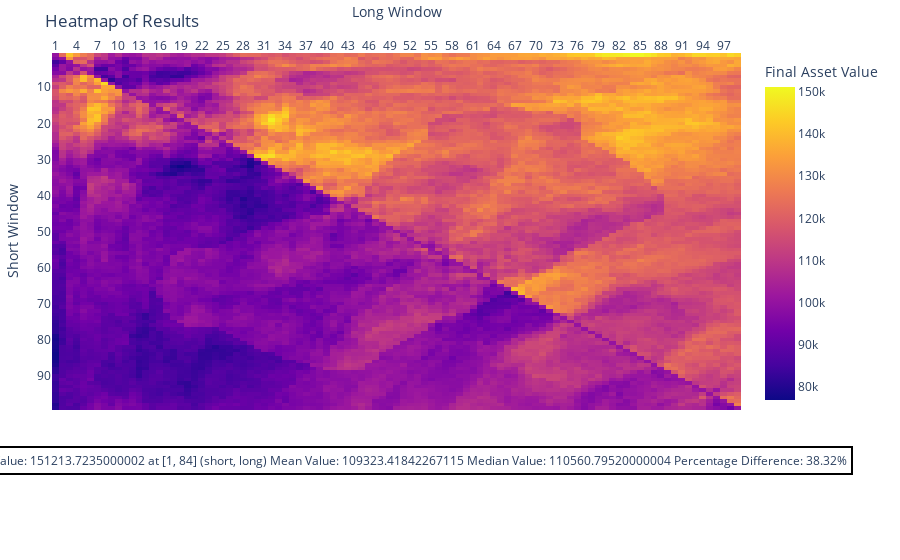

Here is the notebook cell this chart was saved with:
### Code cell
heatmap_visualizer(reshaped_final_values_df)

### Figure 1 — Plotly figure (JSON) as saved in the notebook; plotly's stock layout.template omitted (floating-point values rounded to 4 significant figures; data arrays with more than 128 entries replaced by an {"elided": "..."} marker saying what was removed)
{"data": [{"coloraxis": "coloraxis", "hovertemplate": "Long Window: %{x}<br>Short Window: %{y}<br>Final Asset Value: %{z}<extra></extra>", "name": "0", "type": "heatmap", "x": ["1", "2", "3", "4", "5", "6", "7", "8", "9", "10", "11", "12", "13", "14", "15", "16", "17", "18", "19", "20", "21", "22", "23", "24", "25", "26", "27", "28", "29", "30", "31", "32", "33", "34", "35", "36", "37", "38", "39", "40", "41", "42", "43", "44", "45", "46", "47", "48", "49", "50", "51", "52", "53", "54", "55", "56", "57", "58", "59", "60", "61", "62", "63", "64", "65", "66", "67", "68", "69", "70", "71", "72", "73", "74", "75", "76", "77", "78", "79", "80", "81", "82", "83", "84", "85", "86", "87", "88", "89", "90", "91", "92", "93", "94", "95", "96", "97", "98", "99"], "xaxis": "x", "y": [1, 2, 3, 4, 5, 6, 7, 8, 9, 10, 11, 12, 13, 14, 15, 16, 17, 18, 19, 20, 21, 22, 23, 24, 25, 26, 27, 28, 29, 30, 31, 32, 33, 34, 35, 36, 37, 38, 39, 40, 41, 42, 43, 44, 45, 46, 47, 48, 49, 50, 51, 52, 53, 54, 55, 56, 57, 58, 59, 60, 61, 62, 63, 64, 65, 66, 67, 68, 69, 70, 71, 72, 73, 74, 75, 76, 77, 78, 79, 80, 81, 82, 83, 84, 85, 86, 87, 88, 89, 90, 91, 92, 93, 94, 95, 96, 97, 98, 99], "yaxis": "y", "z": {"elided": "99x99 float values"}}], "layout": {"annotations": [{"align": "center", "bgcolor": "white", "bordercolor": "black", "borderpad": 4, "borderwidth": 2, "font": {"size": 12}, "showarrow": false, "text": "Highest Value: 151213.7235000002 at [1, 84] (short, long)\nMean Value: 109323.41842267115\nMedian Value: 110560.79520000004\nPercentage Difference: 38.32%", "x": 0.5, "xanchor": "center", "xref": "paper", "y": -0.1, "yanchor": "top", "yref": "paper"}], "autosize": true, "coloraxis": {"colorbar": {"title": {"text": "Final Asset Value"}}, "colorscale": [[0, "#0d0887"], [0.1111, "#46039f"], [0.2222, "#7201a8"], [0.3333, "#9c179e"], [0.4444, "#bd3786"], [0.5556, "#d8576b"], [0.6667, "#ed7953"], [0.7778, "#fb9f3a"], [0.8889, "#fdca26"], [1, "#f0f921"]]}, "margin": {"b": 150, "l": 50, "r": 50, "t": 50}, "title": {"text": "Heatmap of Results"}, "xaxis": {"anchor": "y", "constrain": "domain", "domain": [0, 1], "scaleanchor": "y", "side": "top", "title": {"text": "Long Window"}}, "yaxis": {"anchor": "x", "autorange": "reversed", "constrain": "domain", "domain": [0, 1], "title": {"text": "Short Window"}}}}
